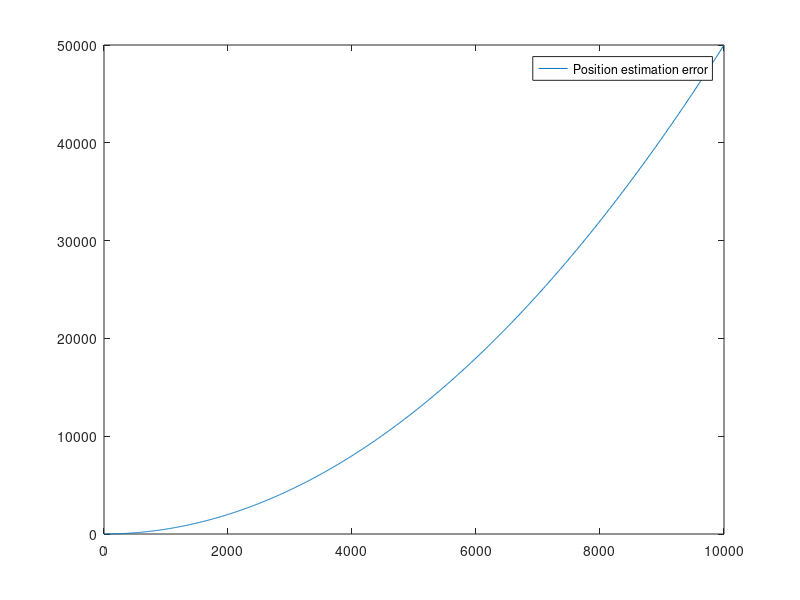

The MATLAB source for this figure:
a = 1;
eps = 10^-3;
s = @(a,t)(0.5*a*t.^2);
x = linspace(0,10000,1000);
e = abs((s(a,x)-s(a+eps,x)));
plot(x,e);
hold all;
legend(gca,"Position estimation error");
